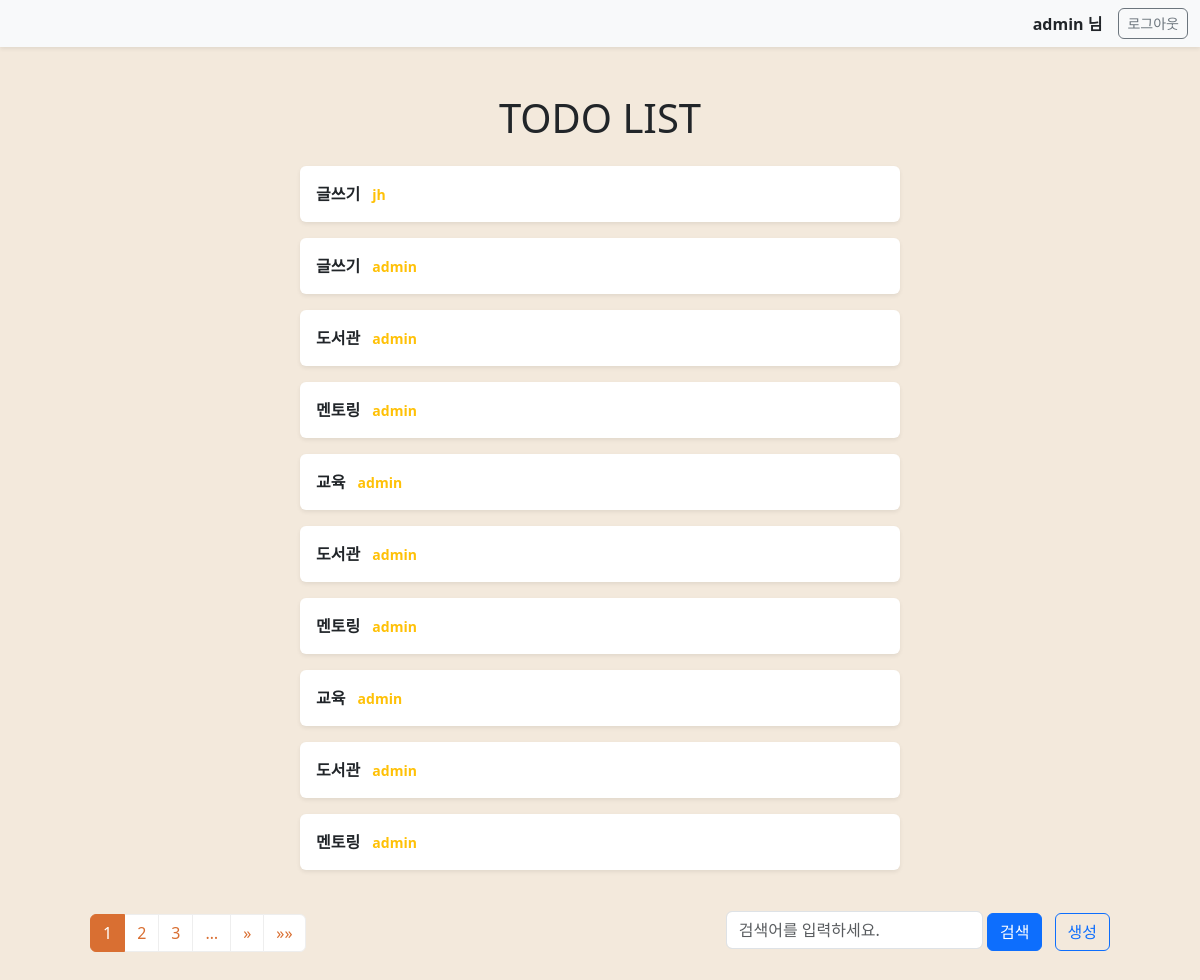
Before: /cbv/todo/ (signed in) with the older database file.
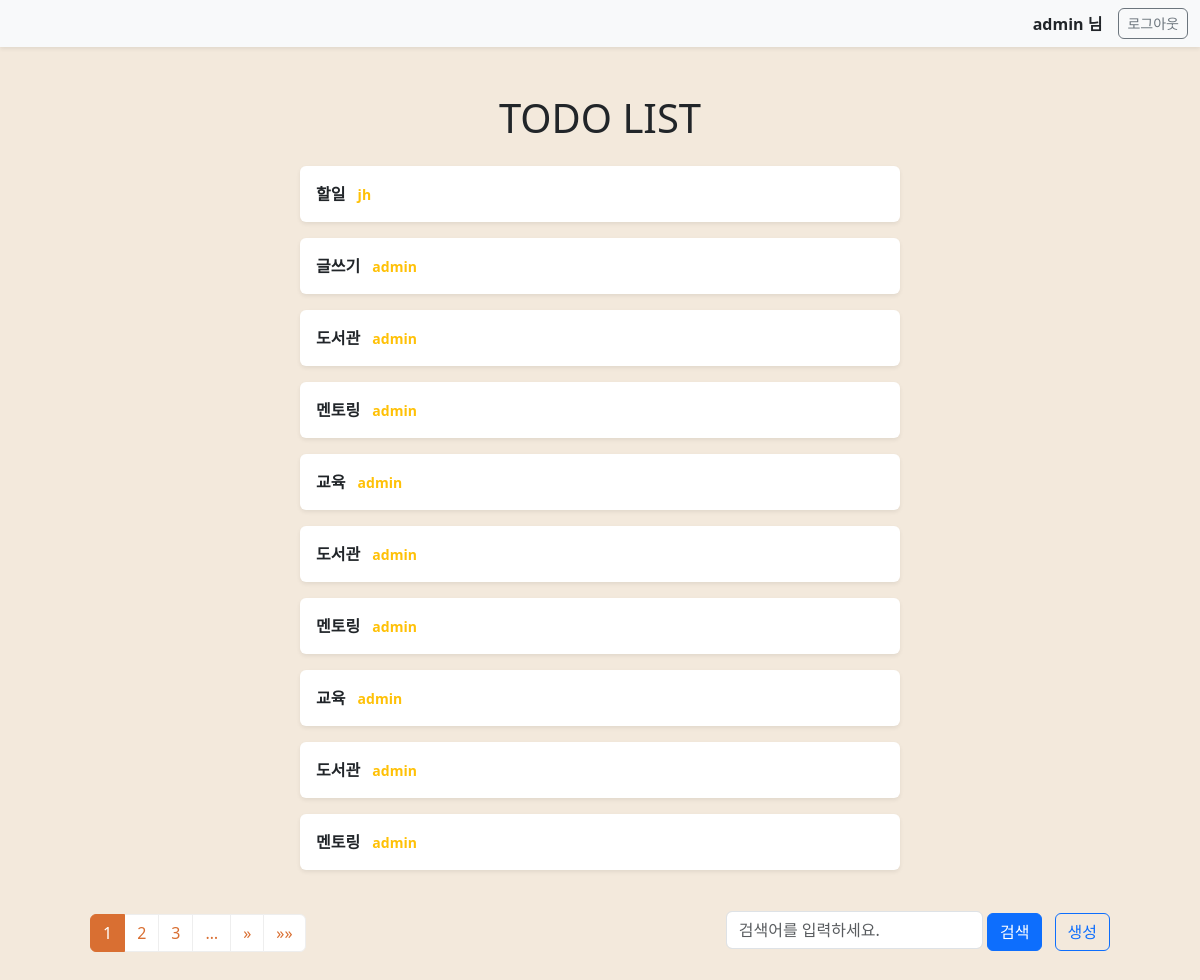
After: the same page with the newer database file.
### todo/models.py (models this page shows, shortened)
class Todo(models.Model):
    title = models.CharField('제목',max_length=50)
    description = models.TextField('설명')
    start_date = models.DateField('시작일')
    end_date = models.DateField('마감일')
    is_completed = models.BooleanField('완료 여부',default=False)
    author = models.ForeignKey(User, on_delete=models.CASCADE)
    created_at = models.DateTimeField('생성 시간',auto_now_add=True)
    updated_at = models.DateTimeField('수정 시간',auto_now=True)
    class Meta :
        verbose_name = 'Todo'
        verbose_name_plural = 'Todo 목록'

### todo/cb_views.py (the view)
# urls.py: path('todo/', TodoListView.as_view(), name='cbv_todo_list'),
class TodoListView(LoginRequiredMixin, ListView):
    model = Todo
    template_name = 'todo_list.html'
    paginate_by = 10
    ordering = ['-created_at']
    def get_queryset(self):
        queryset = super().get_queryset()
        if not self.request.user.is_superuser :
            queryset = queryset.filter(author=self.request.user)
        q = self.request.GET.get('q')
        if q :
            from django.db.models.query_utils import Q
            queryset = queryset.filter(
                Q(title__icontains=q) |
                Q(description__icontains=q)
            )
        return queryset

### templates/todo_list.html (shortened to what this page needs)
{% extends 'base.html' %}
{% load static %}
{% block content %}
<div class="container mt-4">
    <h1 class="text-center mb-4">TODO LIST</h1>
    <ul class="list-unstyled mx-auto" style="max-width: 600px;">
        {% if request.user.is_superuser %}
            {% for todo in object_list %}
                <li class="mb-3 p-3 bg-white rounded shadow-sm todo-item">
                    <a href="{% url 'cbv_todo_info' todo.id %}" class="text-decoration-none text-dark fw-semibold d-block">
                        {{ todo.title }}
                        <small class="text-warning ms-2">{{ todo.author }}</small>
                    </a>
                </li>
            {% empty %}
                <li class="mb-3 p-3 bg-white rounded shadow-sm todo-item">등록된 TODO가 없습니다.</li>
            {% endfor %}
        {% endif %}
    </ul>
<div class="d-flex justify-content-between align-items-center mt-4 mb-3 px-5">
    <div>
        {% include 'pagination.html' %}
    </div>
    <div>
        <form method="GET" class="d-inline-block me-2">
            <input name="q" type="text" class="form-control d-inline-block w-auto" placeholder="검색어를 입력하세요."
                   value="{% if request.GET.q %}{{ request.GET.q }}{% endif %}">
            <button class="btn btn-primary">검색</button>
        </form>
        <a href="{% url 'cbv_todo_create' %}" class="btn btn-outline-primary">생성</a>
    </div>
</div>
</div>
{% endblock %}

Changed rows visible on the page:
removed Todo: title "글쓰기", author "jh"
added Todo: title "할일", author "jh"
